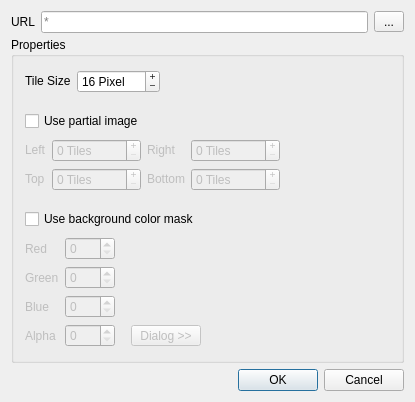
<?xml version="1.0" encoding="UTF-8"?>
<ui version="4.0">
 <class>mbe_importts</class>
 <widget class="QDialog" name="mbe_importts">
  <property name="windowModality">
   <enum>Qt::NonModal</enum>
  </property>
  <property name="geometry">
   <rect>
    <x>0</x>
    <y>0</y>
    <width>415</width>
    <height>402</height>
   </rect>
  </property>
  <property name="sizePolicy">
   <sizepolicy hsizetype="Expanding" vsizetype="Expanding">
    <horstretch>0</horstretch>
    <verstretch>0</verstretch>
   </sizepolicy>
  </property>
  <property name="acceptDrops">
   <bool>true</bool>
  </property>
  <property name="windowTitle">
   <string>Import Tileset</string>
  </property>
  <property name="sizeGripEnabled">
   <bool>false</bool>
  </property>
  <property name="modal">
   <bool>true</bool>
  </property>
  <layout class="QGridLayout" name="gridLayout">
   <property name="sizeConstraint">
    <enum>QLayout::SetDefaultConstraint</enum>
   </property>
   <item row="2" column="0">
    <widget class="QDialogButtonBox" name="w_btnbox">
     <property name="focusPolicy">
      <enum>Qt::TabFocus</enum>
     </property>
     <property name="standardButtons">
      <set>QDialogButtonBox::Cancel|QDialogButtonBox::Ok</set>
     </property>
     <property name="centerButtons">
      <bool>false</bool>
     </property>
    </widget>
   </item>
   <item row="1" column="0">
    <layout class="QVBoxLayout" name="verticalLayout">
     <property name="spacing">
      <number>0</number>
     </property>
     <property name="sizeConstraint">
      <enum>QLayout::SetDefaultConstraint</enum>
     </property>
     <property name="rightMargin">
      <number>0</number>
     </property>
     <item>
      <layout class="QVBoxLayout" name="verticalLayout_2">
       <item>
        <layout class="QHBoxLayout" name="horizontalLayout_2">
         <item>
          <widget class="QLabel" name="lbl_path">
           <property name="text">
            <string>URL</string>
           </property>
          </widget>
         </item>
         <item>
          <widget class="QLineEdit" name="ledit_path">
           <property name="sizePolicy">
            <sizepolicy hsizetype="Expanding" vsizetype="Fixed">
             <horstretch>0</horstretch>
             <verstretch>0</verstretch>
            </sizepolicy>
           </property>
           <property name="minimumSize">
            <size>
             <width>0</width>
             <height>0</height>
            </size>
           </property>
           <property name="toolTip">
            <string>Path to the image file that will be used as a tileset</string>
           </property>
           <property name="placeholderText">
            <string>*</string>
           </property>
          </widget>
         </item>
         <item>
          <widget class="QToolButton" name="tbtn_browse">
           <property name="minimumSize">
            <size>
             <width>30</width>
             <height>0</height>
            </size>
           </property>
           <property name="focusPolicy">
            <enum>Qt::ClickFocus</enum>
           </property>
           <property name="toolTip">
            <string/>
           </property>
           <property name="text">
            <string>...</string>
           </property>
          </widget>
         </item>
        </layout>
       </item>
       <item>
        <spacer name="verticalSpacer_3">
         <property name="orientation">
          <enum>Qt::Vertical</enum>
         </property>
         <property name="sizeType">
          <enum>QSizePolicy::Fixed</enum>
         </property>
         <property name="sizeHint" stdset="0">
          <size>
           <width>20</width>
           <height>4</height>
          </size>
         </property>
        </spacer>
       </item>
      </layout>
     </item>
     <item>
      <widget class="QGroupBox" name="groupBox">
       <property name="title">
        <string>Properties</string>
       </property>
       <layout class="QGridLayout" name="gridLayout_2">
        <item row="6" column="1">
         <spacer name="horizontalSpacer_4">
          <property name="orientation">
           <enum>Qt::Horizontal</enum>
          </property>
          <property name="sizeHint" stdset="0">
           <size>
            <width>40</width>
            <height>20</height>
           </size>
          </property>
         </spacer>
        </item>
        <item row="8" column="0">
         <widget class="QCheckBox" name="cb_usemask">
          <property name="text">
           <string>Use background color mask</string>
          </property>
         </widget>
        </item>
        <item row="5" column="0">
         <widget class="QCheckBox" name="cb_usepartial">
          <property name="enabled">
           <bool>true</bool>
          </property>
          <property name="text">
           <string>Use partial image</string>
          </property>
          <property name="checked">
           <bool>false</bool>
          </property>
         </widget>
        </item>
        <item row="3" column="0">
         <layout class="QHBoxLayout" name="horizontalLayout_3">
          <item>
           <widget class="QLabel" name="lbl_tsize">
            <property name="enabled">
             <bool>true</bool>
            </property>
            <property name="sizePolicy">
             <sizepolicy hsizetype="Fixed" vsizetype="Fixed">
              <horstretch>0</horstretch>
              <verstretch>0</verstretch>
             </sizepolicy>
            </property>
            <property name="text">
             <string>Tile Size</string>
            </property>
           </widget>
          </item>
          <item>
           <widget class="QSpinBox" name="spn_tsize">
            <property name="sizePolicy">
             <sizepolicy hsizetype="Minimum" vsizetype="Fixed">
              <horstretch>0</horstretch>
              <verstretch>0</verstretch>
             </sizepolicy>
            </property>
            <property name="minimumSize">
             <size>
              <width>50</width>
              <height>0</height>
             </size>
            </property>
            <property name="frame">
             <bool>true</bool>
            </property>
            <property name="buttonSymbols">
             <enum>QAbstractSpinBox::PlusMinus</enum>
            </property>
            <property name="suffix">
             <string> Pixel</string>
            </property>
            <property name="minimum">
             <number>1</number>
            </property>
            <property name="maximum">
             <number>1024</number>
            </property>
            <property name="value">
             <number>16</number>
            </property>
           </widget>
          </item>
          <item>
           <spacer name="horizontalSpacer">
            <property name="orientation">
             <enum>Qt::Horizontal</enum>
            </property>
            <property name="sizeHint" stdset="0">
             <size>
              <width>40</width>
              <height>20</height>
             </size>
            </property>
           </spacer>
          </item>
         </layout>
        </item>
        <item row="4" column="0">
         <spacer name="verticalSpacer">
          <property name="orientation">
           <enum>Qt::Vertical</enum>
          </property>
          <property name="sizeType">
           <enum>QSizePolicy::Fixed</enum>
          </property>
          <property name="sizeHint" stdset="0">
           <size>
            <width>20</width>
            <height>10</height>
           </size>
          </property>
         </spacer>
        </item>
        <item row="6" column="0">
         <layout class="QGridLayout" name="lo_rect">
          <item row="4" column="0">
           <widget class="QLabel" name="lbl_top">
            <property name="enabled">
             <bool>false</bool>
            </property>
            <property name="sizePolicy">
             <sizepolicy hsizetype="Fixed" vsizetype="Fixed">
              <horstretch>0</horstretch>
              <verstretch>0</verstretch>
             </sizepolicy>
            </property>
            <property name="text">
             <string>Top</string>
            </property>
           </widget>
          </item>
          <item row="2" column="2">
           <widget class="QLabel" name="lbl_right">
            <property name="enabled">
             <bool>false</bool>
            </property>
            <property name="sizePolicy">
             <sizepolicy hsizetype="Fixed" vsizetype="Fixed">
              <horstretch>0</horstretch>
              <verstretch>0</verstretch>
             </sizepolicy>
            </property>
            <property name="text">
             <string>Right</string>
            </property>
           </widget>
          </item>
          <item row="2" column="0">
           <widget class="QLabel" name="lbl_left">
            <property name="enabled">
             <bool>false</bool>
            </property>
            <property name="sizePolicy">
             <sizepolicy hsizetype="Fixed" vsizetype="Fixed">
              <horstretch>0</horstretch>
              <verstretch>0</verstretch>
             </sizepolicy>
            </property>
            <property name="text">
             <string>Left</string>
            </property>
           </widget>
          </item>
          <item row="4" column="1">
           <widget class="QSpinBox" name="spn_top">
            <property name="enabled">
             <bool>false</bool>
            </property>
            <property name="minimumSize">
             <size>
              <width>50</width>
              <height>0</height>
             </size>
            </property>
            <property name="frame">
             <bool>true</bool>
            </property>
            <property name="buttonSymbols">
             <enum>QAbstractSpinBox::PlusMinus</enum>
            </property>
            <property name="suffix">
             <string> Tiles</string>
            </property>
            <property name="maximum">
             <number>65535</number>
            </property>
           </widget>
          </item>
          <item row="2" column="3">
           <widget class="QSpinBox" name="spn_right">
            <property name="enabled">
             <bool>false</bool>
            </property>
            <property name="minimumSize">
             <size>
              <width>50</width>
              <height>0</height>
             </size>
            </property>
            <property name="styleSheet">
             <string notr="true"/>
            </property>
            <property name="wrapping">
             <bool>false</bool>
            </property>
            <property name="frame">
             <bool>true</bool>
            </property>
            <property name="buttonSymbols">
             <enum>QAbstractSpinBox::PlusMinus</enum>
            </property>
            <property name="accelerated">
             <bool>false</bool>
            </property>
            <property name="suffix">
             <string> Tiles</string>
            </property>
            <property name="maximum">
             <number>65535</number>
            </property>
           </widget>
          </item>
          <item row="4" column="2">
           <widget class="QLabel" name="lbl_bottom">
            <property name="enabled">
             <bool>false</bool>
            </property>
            <property name="sizePolicy">
             <sizepolicy hsizetype="Fixed" vsizetype="Fixed">
              <horstretch>0</horstretch>
              <verstretch>0</verstretch>
             </sizepolicy>
            </property>
            <property name="text">
             <string>Bottom</string>
            </property>
           </widget>
          </item>
          <item row="2" column="1">
           <widget class="QSpinBox" name="spn_left">
            <property name="enabled">
             <bool>false</bool>
            </property>
            <property name="minimumSize">
             <size>
              <width>50</width>
              <height>0</height>
             </size>
            </property>
            <property name="frame">
             <bool>true</bool>
            </property>
            <property name="buttonSymbols">
             <enum>QAbstractSpinBox::PlusMinus</enum>
            </property>
            <property name="suffix">
             <string> Tiles</string>
            </property>
            <property name="maximum">
             <number>65535</number>
            </property>
           </widget>
          </item>
          <item row="4" column="3">
           <widget class="QSpinBox" name="spn_bottom">
            <property name="enabled">
             <bool>false</bool>
            </property>
            <property name="minimumSize">
             <size>
              <width>50</width>
              <height>0</height>
             </size>
            </property>
            <property name="frame">
             <bool>true</bool>
            </property>
            <property name="buttonSymbols">
             <enum>QAbstractSpinBox::PlusMinus</enum>
            </property>
            <property name="suffix">
             <string> Tiles</string>
            </property>
            <property name="maximum">
             <number>65535</number>
            </property>
           </widget>
          </item>
         </layout>
        </item>
        <item row="9" column="0">
         <layout class="QGridLayout" name="lo_mask">
          <item row="1" column="2">
           <spacer name="horizontalSpacer_5">
            <property name="orientation">
             <enum>Qt::Horizontal</enum>
            </property>
            <property name="sizeType">
             <enum>QSizePolicy::Fixed</enum>
            </property>
            <property name="sizeHint" stdset="0">
             <size>
              <width>10</width>
              <height>20</height>
             </size>
            </property>
           </spacer>
          </item>
          <item row="0" column="0">
           <widget class="QLabel" name="lbl_red">
            <property name="enabled">
             <bool>false</bool>
            </property>
            <property name="text">
             <string>Red</string>
            </property>
           </widget>
          </item>
          <item row="1" column="3">
           <layout class="QHBoxLayout" name="horizontalLayout"/>
          </item>
          <item row="2" column="1">
           <widget class="QSpinBox" name="spn_blue">
            <property name="enabled">
             <bool>false</bool>
            </property>
            <property name="minimumSize">
             <size>
              <width>50</width>
              <height>0</height>
             </size>
            </property>
            <property name="maximum">
             <number>255</number>
            </property>
           </widget>
          </item>
          <item row="2" column="0">
           <widget class="QLabel" name="lbl_blue">
            <property name="enabled">
             <bool>false</bool>
            </property>
            <property name="text">
             <string>Blue</string>
            </property>
           </widget>
          </item>
          <item row="1" column="0">
           <widget class="QLabel" name="lbl_green">
            <property name="enabled">
             <bool>false</bool>
            </property>
            <property name="text">
             <string>Green</string>
            </property>
           </widget>
          </item>
          <item row="1" column="1">
           <widget class="QSpinBox" name="spn_green">
            <property name="enabled">
             <bool>false</bool>
            </property>
            <property name="minimumSize">
             <size>
              <width>50</width>
              <height>0</height>
             </size>
            </property>
            <property name="maximum">
             <number>255</number>
            </property>
           </widget>
          </item>
          <item row="3" column="0">
           <widget class="QLabel" name="lbl_alpha">
            <property name="enabled">
             <bool>false</bool>
            </property>
            <property name="text">
             <string>Alpha</string>
            </property>
           </widget>
          </item>
          <item row="0" column="1">
           <widget class="QSpinBox" name="spn_red">
            <property name="enabled">
             <bool>false</bool>
            </property>
            <property name="minimumSize">
             <size>
              <width>50</width>
              <height>0</height>
             </size>
            </property>
            <property name="maximum">
             <number>255</number>
            </property>
           </widget>
          </item>
          <item row="3" column="1">
           <widget class="QSpinBox" name="spn_alpha">
            <property name="enabled">
             <bool>false</bool>
            </property>
            <property name="minimumSize">
             <size>
              <width>50</width>
              <height>0</height>
             </size>
            </property>
            <property name="minimum">
             <number>0</number>
            </property>
            <property name="maximum">
             <number>255</number>
            </property>
            <property name="value">
             <number>0</number>
            </property>
           </widget>
          </item>
          <item row="3" column="3">
           <widget class="QToolButton" name="tbtn_dialog">
            <property name="enabled">
             <bool>false</bool>
            </property>
            <property name="minimumSize">
             <size>
              <width>70</width>
              <height>0</height>
             </size>
            </property>
            <property name="focusPolicy">
             <enum>Qt::NoFocus</enum>
            </property>
            <property name="text">
             <string>Dialog &gt;&gt;</string>
            </property>
           </widget>
          </item>
          <item row="2" column="3">
           <layout class="QHBoxLayout" name="horizontalLayout_5"/>
          </item>
          <item row="2" column="4">
           <spacer name="horizontalSpacer_3">
            <property name="orientation">
             <enum>Qt::Horizontal</enum>
            </property>
            <property name="sizeHint" stdset="0">
             <size>
              <width>40</width>
              <height>20</height>
             </size>
            </property>
           </spacer>
          </item>
         </layout>
        </item>
        <item row="7" column="0">
         <spacer name="verticalSpacer_2">
          <property name="orientation">
           <enum>Qt::Vertical</enum>
          </property>
          <property name="sizeType">
           <enum>QSizePolicy::Fixed</enum>
          </property>
          <property name="sizeHint" stdset="0">
           <size>
            <width>20</width>
            <height>10</height>
           </size>
          </property>
         </spacer>
        </item>
       </layout>
      </widget>
     </item>
    </layout>
   </item>
  </layout>
 </widget>
 <layoutdefault spacing="6" margin="11"/>
 <tabstops>
  <tabstop>ledit_path</tabstop>
  <tabstop>spn_tsize</tabstop>
  <tabstop>cb_usepartial</tabstop>
  <tabstop>spn_left</tabstop>
  <tabstop>spn_top</tabstop>
  <tabstop>spn_right</tabstop>
  <tabstop>spn_bottom</tabstop>
  <tabstop>cb_usemask</tabstop>
  <tabstop>spn_red</tabstop>
  <tabstop>spn_green</tabstop>
  <tabstop>spn_blue</tabstop>
  <tabstop>spn_alpha</tabstop>
  <tabstop>tbtn_dialog</tabstop>
 </tabstops>
 <resources>
  <include location="../resource.qrc"/>
 </resources>
 <connections/>
</ui>
